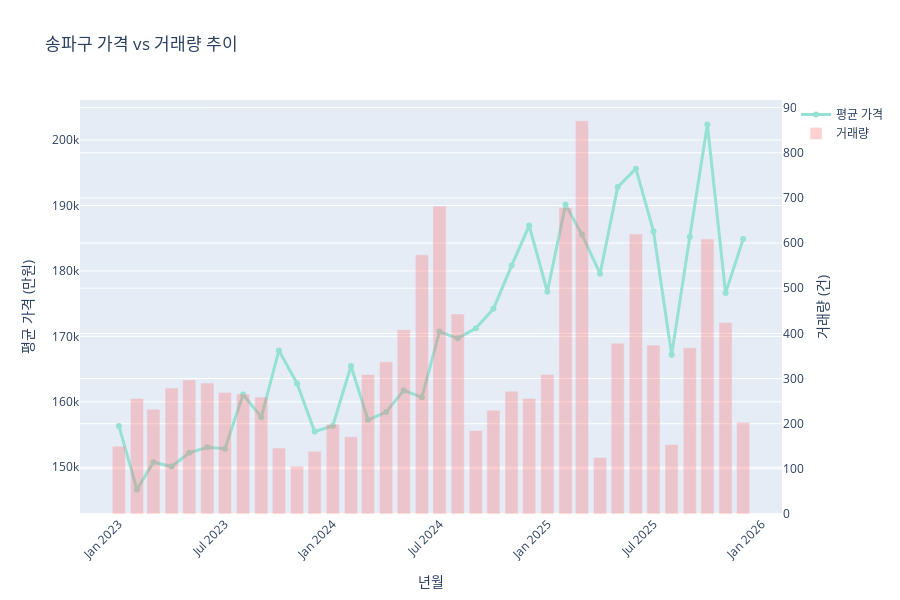

Here is the notebook cell this chart was saved with:
### Code cell
# 송파구 가격 vs 거래량
fig_songpa = go.Figure()

songpa = monthly_gu[monthly_gu['CGG_NM'] == '송파구']

fig_songpa.add_trace(go.Scatter(
    x=songpa['year_month'],
    y=songpa['avg_price'],
    name='평균 가격',
    yaxis='y',
    mode='lines+markers',
    line=dict(color='#95E1D3', width=3)
))

fig_songpa.add_trace(go.Bar(
    x=songpa['year_month'],
    y=songpa['txn_cnt'],
    name='거래량',
    yaxis='y2',
    opacity=0.3,
    marker_color='#FF6B6B'
))

fig_songpa.update_layout(
    title='송파구 가격 vs 거래량 추이',
    xaxis=dict(title='년월', tickangle=-45),
    yaxis=dict(
        title='평균 가격 (만원)',
        side='left'
    ),
    yaxis2=dict(
        title='거래량 (건)',
        side='right',
        overlaying='y'
    ),
    hovermode='x unified',
    height=600
)

fig_songpa.show()

### Figure 1 — Plotly figure (JSON) as saved in the notebook; plotly's stock layout.template omitted (floating-point values rounded to 4 significant figures)
{"data": [{"line": {"color": "#95E1D3", "width": 3}, "mode": "lines+markers", "name": "평균 가격", "type": "scatter", "x": ["2023-01", "2023-02", "2023-03", "2023-04", "2023-05", "2023-06", "2023-07", "2023-08", "2023-09", "2023-10", "2023-11", "2023-12", "2024-01", "2024-02", "2024-03", "2024-04", "2024-05", "2024-06", "2024-07", "2024-08", "2024-09", "2024-10", "2024-11", "2024-12", "2025-01", "2025-02", "2025-03", "2025-04", "2025-05", "2025-06", "2025-07", "2025-08", "2025-09", "2025-10", "2025-11", "2025-12"], "y": [156300.0, 146600.0, 150800.0, 150100.0, 152200.0, 153000.0, 152800.0, 161100.0, 157700.0, 167800.0, 162800.0, 155500.0, 156400.0, 165500.0, 157200.0, 158400.0, 161700.0, 160700.0, 170700.0, 169700.0, 171200.0, 174200.0, 180800.0, 186900.0, 176800.0, 190100.0, 185600.0, 179600.0, 192800.0, 195600.0, 186100.0, 167200.0, 185200.0, 202400.0, 176600.0, 184900.0], "yaxis": "y"}, {"marker": {"color": "#FF6B6B"}, "name": "거래량", "opacity": 0.3, "type": "bar", "x": ["2023-01", "2023-02", "2023-03", "2023-04", "2023-05", "2023-06", "2023-07", "2023-08", "2023-09", "2023-10", "2023-11", "2023-12", "2024-01", "2024-02", "2024-03", "2024-04", "2024-05", "2024-06", "2024-07", "2024-08", "2024-09", "2024-10", "2024-11", "2024-12", "2025-01", "2025-02", "2025-03", "2025-04", "2025-05", "2025-06", "2025-07", "2025-08", "2025-09", "2025-10", "2025-11", "2025-12"], "y": [150, 256, 232, 279, 297, 290, 269, 266, 259, 146, 106, 139, 199, 171, 309, 337, 408, 574, 682, 443, 185, 230, 272, 256, 309, 679, 871, 125, 378, 620, 374, 154, 368, 609, 424, 203], "yaxis": "y2"}], "layout": {"height": 600, "hovermode": "x unified", "title": {"text": "송파구 가격 vs 거래량 추이"}, "xaxis": {"tickangle": -45, "title": {"text": "년월"}}, "yaxis": {"side": "left", "title": {"text": "평균 가격 (만원)"}}, "yaxis2": {"overlaying": "y", "side": "right", "title": {"text": "거래량 (건)"}}}}
